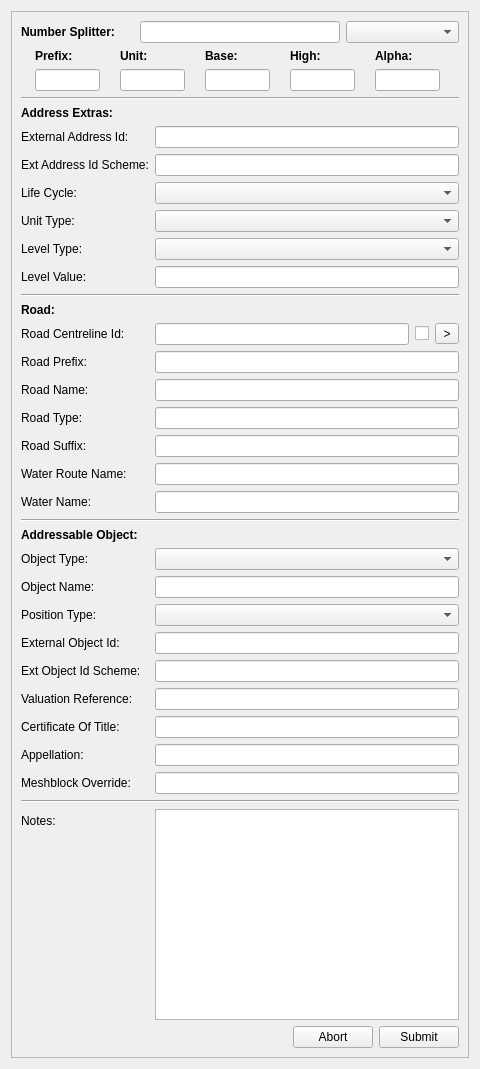
<?xml version="1.0" encoding="UTF-8"?>
<ui version="4.0">
 <class>EditFeatureDialog</class>
 <widget class="QWidget" name="EditFeatureDialog">
  <property name="geometry">
   <rect>
    <x>0</x>
    <y>0</y>
    <width>480</width>
    <height>1069</height>
   </rect>
  </property>
  <property name="windowTitle">
   <string>Form</string>
  </property>
  <layout class="QVBoxLayout" name="verticalLayout">
   <item>
    <widget class="QScrollArea" name="scrollArea">
     <property name="widgetResizable">
      <bool>true</bool>
     </property>
     <widget class="QWidget" name="scrollAreaWidgetContents_4">
      <property name="geometry">
       <rect>
        <x>0</x>
        <y>0</y>
        <width>460</width>
        <height>1049</height>
       </rect>
      </property>
      <layout class="QVBoxLayout" name="verticalLayout_2">
       <item>
        <layout class="QHBoxLayout" name="horizontalLayout_11">
         <item>
          <widget class="QLabel" name="label_44">
           <property name="font">
            <font>
             <weight>75</weight>
             <bold>true</bold>
            </font>
           </property>
           <property name="text">
            <string>Number Splitter:</string>
           </property>
          </widget>
         </item>
         <item>
          <widget class="QLineEdit" name="uFullNum">
           <property name="maximumSize">
            <size>
             <width>200</width>
             <height>16777215</height>
            </size>
           </property>
          </widget>
         </item>
         <item>
          <widget class="QComboBox" name="uAddressType"/>
         </item>
        </layout>
       </item>
       <item>
        <layout class="QGridLayout" name="gridLayout_4">
         <item row="0" column="2">
          <widget class="QLabel" name="label_39">
           <property name="font">
            <font>
             <weight>75</weight>
             <bold>true</bold>
            </font>
           </property>
           <property name="text">
            <string>Unit:</string>
           </property>
          </widget>
         </item>
         <item row="0" column="4">
          <widget class="QLabel" name="label_40">
           <property name="font">
            <font>
             <weight>75</weight>
             <bold>true</bold>
            </font>
           </property>
           <property name="text">
            <string>Base:</string>
           </property>
          </widget>
         </item>
         <item row="0" column="8">
          <widget class="QLabel" name="label_41">
           <property name="font">
            <font>
             <weight>75</weight>
             <bold>true</bold>
            </font>
           </property>
           <property name="text">
            <string>Alpha:</string>
           </property>
          </widget>
         </item>
         <item row="0" column="0">
          <widget class="QLabel" name="label_42">
           <property name="font">
            <font>
             <weight>75</weight>
             <bold>true</bold>
            </font>
           </property>
           <property name="text">
            <string>Prefix:</string>
           </property>
          </widget>
         </item>
         <item row="0" column="6">
          <widget class="QLabel" name="label_43">
           <property name="font">
            <font>
             <weight>75</weight>
             <bold>true</bold>
            </font>
           </property>
           <property name="text">
            <string>High:</string>
           </property>
          </widget>
         </item>
         <item row="1" column="6">
          <widget class="QLineEdit" name="uHigh">
           <property name="maximumSize">
            <size>
             <width>65</width>
             <height>16777215</height>
            </size>
           </property>
           <property name="maxLength">
            <number>6</number>
           </property>
          </widget>
         </item>
         <item row="1" column="0">
          <widget class="QLineEdit" name="uPrefix">
           <property name="maximumSize">
            <size>
             <width>65</width>
             <height>16777215</height>
            </size>
           </property>
           <property name="text">
            <string/>
           </property>
           <property name="maxLength">
            <number>3</number>
           </property>
          </widget>
         </item>
         <item row="1" column="4">
          <widget class="QLineEdit" name="uBase">
           <property name="maximumSize">
            <size>
             <width>65</width>
             <height>16777215</height>
            </size>
           </property>
           <property name="inputMethodHints">
            <set>Qt::ImhNone</set>
           </property>
           <property name="maxLength">
            <number>6</number>
           </property>
          </widget>
         </item>
         <item row="1" column="2">
          <widget class="QLineEdit" name="uUnit">
           <property name="maximumSize">
            <size>
             <width>65</width>
             <height>16777215</height>
            </size>
           </property>
           <property name="maxLength">
            <number>6</number>
           </property>
          </widget>
         </item>
         <item row="1" column="8">
          <widget class="QLineEdit" name="uAlpha">
           <property name="maximumSize">
            <size>
             <width>65</width>
             <height>16777215</height>
            </size>
           </property>
           <property name="maxLength">
            <number>4</number>
           </property>
          </widget>
         </item>
        </layout>
       </item>
       <item>
        <widget class="Line" name="line">
         <property name="orientation">
          <enum>Qt::Horizontal</enum>
         </property>
        </widget>
       </item>
       <item>
        <layout class="QFormLayout" name="formLayout_5">
         <property name="fieldGrowthPolicy">
          <enum>QFormLayout::AllNonFixedFieldsGrow</enum>
         </property>
         <item row="0" column="0">
          <widget class="QLabel" name="label_45">
           <property name="font">
            <font>
             <weight>75</weight>
             <bold>true</bold>
            </font>
           </property>
           <property name="text">
            <string>Address Extras:</string>
           </property>
          </widget>
         </item>
         <item row="1" column="0">
          <widget class="QLabel" name="externalAddressIdLabel_5">
           <property name="text">
            <string>External Address Id:</string>
           </property>
          </widget>
         </item>
         <item row="1" column="1">
          <widget class="QLineEdit" name="uExternalAddId">
           <property name="text">
            <string/>
           </property>
           <property name="maxLength">
            <number>15</number>
           </property>
          </widget>
         </item>
         <item row="2" column="0">
          <widget class="QLabel" name="externalAddressIdSchemeLabel_5">
           <property name="text">
            <string>Ext Address Id Scheme:</string>
           </property>
          </widget>
         </item>
         <item row="2" column="1">
          <widget class="QLineEdit" name="uExternalAddressIdScheme">
           <property name="text">
            <string/>
           </property>
           <property name="maxLength">
            <number>100</number>
           </property>
          </widget>
         </item>
         <item row="3" column="0">
          <widget class="QLabel" name="lifeCycleLabel_5">
           <property name="text">
            <string>Life Cycle:</string>
           </property>
          </widget>
         </item>
         <item row="3" column="1">
          <widget class="QComboBox" name="ulifeCycle"/>
         </item>
         <item row="4" column="0">
          <widget class="QLabel" name="unitTypeLabel_5">
           <property name="text">
            <string>Unit Type:</string>
           </property>
          </widget>
         </item>
         <item row="4" column="1">
          <widget class="QComboBox" name="uUnitType"/>
         </item>
         <item row="5" column="0">
          <widget class="QLabel" name="levelTypeLabel_5">
           <property name="text">
            <string>Level Type:</string>
           </property>
          </widget>
         </item>
         <item row="5" column="1">
          <widget class="QComboBox" name="uLevelType"/>
         </item>
         <item row="6" column="0">
          <widget class="QLabel" name="levelValueLabel_5">
           <property name="text">
            <string>Level Value:</string>
           </property>
          </widget>
         </item>
         <item row="6" column="1">
          <widget class="QLineEdit" name="uLevelValue">
           <property name="maxLength">
            <number>40</number>
           </property>
          </widget>
         </item>
         <item row="7" column="0" colspan="2">
          <widget class="Line" name="line_14">
           <property name="orientation">
            <enum>Qt::Horizontal</enum>
           </property>
          </widget>
         </item>
         <item row="8" column="0">
          <widget class="QLabel" name="label_46">
           <property name="font">
            <font>
             <weight>75</weight>
             <bold>true</bold>
            </font>
           </property>
           <property name="text">
            <string>Road:</string>
           </property>
          </widget>
         </item>
         <item row="9" column="0">
          <widget class="QLabel" name="roadCentrelineIdLabel_5">
           <property name="font">
            <font>
             <weight>50</weight>
             <bold>false</bold>
            </font>
           </property>
           <property name="text">
            <string>Road Centreline Id:</string>
           </property>
          </widget>
         </item>
         <item row="9" column="1">
          <layout class="QHBoxLayout" name="horizontalLayout_12">
           <item>
            <widget class="QLineEdit" name="uRclId">
             <property name="readOnly">
              <bool>true</bool>
             </property>
            </widget>
           </item>
           <item>
            <widget class="QCheckBox" name="uPersistRcl">
             <property name="text">
              <string/>
             </property>
            </widget>
           </item>
           <item>
            <widget class="QToolButton" name="uGetRclToolButton">
             <property name="minimumSize">
              <size>
               <width>24</width>
               <height>0</height>
              </size>
             </property>
             <property name="maximumSize">
              <size>
               <width>24</width>
               <height>16777215</height>
              </size>
             </property>
             <property name="text">
              <string>&gt;</string>
             </property>
            </widget>
           </item>
          </layout>
         </item>
         <item row="10" column="0">
          <widget class="QLabel" name="roadPrefixLabel_5">
           <property name="text">
            <string>Road Prefix:</string>
           </property>
          </widget>
         </item>
         <item row="10" column="1">
          <widget class="QLineEdit" name="uRoadPrefix">
           <property name="maxLength">
            <number>20</number>
           </property>
          </widget>
         </item>
         <item row="11" column="0">
          <widget class="QLabel" name="roadNameLabel_5">
           <property name="font">
            <font>
             <weight>50</weight>
             <bold>false</bold>
            </font>
           </property>
           <property name="text">
            <string>Road Name:</string>
           </property>
          </widget>
         </item>
         <item row="11" column="1">
          <widget class="QLineEdit" name="uRoadName">
           <property name="maxLength">
            <number>150</number>
           </property>
          </widget>
         </item>
         <item row="12" column="0">
          <widget class="QLabel" name="roadTypeNameLabel_5">
           <property name="font">
            <font>
             <weight>50</weight>
             <bold>false</bold>
            </font>
           </property>
           <property name="text">
            <string>Road Type:</string>
           </property>
          </widget>
         </item>
         <item row="12" column="1">
          <widget class="QLineEdit" name="uRoadTypeName">
           <property name="maxLength">
            <number>40</number>
           </property>
          </widget>
         </item>
         <item row="13" column="0">
          <widget class="QLabel" name="roadSuffixLabel_5">
           <property name="font">
            <font>
             <weight>50</weight>
             <bold>false</bold>
            </font>
           </property>
           <property name="text">
            <string>Road Suffix:</string>
           </property>
          </widget>
         </item>
         <item row="13" column="1">
          <widget class="QLineEdit" name="uRoadSuffix">
           <property name="maxLength">
            <number>40</number>
           </property>
          </widget>
         </item>
         <item row="14" column="0">
          <widget class="QLabel" name="waterRouteNameLabel_5">
           <property name="text">
            <string>Water Route Name:</string>
           </property>
          </widget>
         </item>
         <item row="14" column="1">
          <widget class="QLineEdit" name="uWaterRouteName">
           <property name="maxLength">
            <number>100</number>
           </property>
          </widget>
         </item>
         <item row="15" column="0">
          <widget class="QLabel" name="waterNameLabel_5">
           <property name="text">
            <string>Water Name:</string>
           </property>
          </widget>
         </item>
         <item row="15" column="1">
          <widget class="QLineEdit" name="uWaterName">
           <property name="maxLength">
            <number>100</number>
           </property>
          </widget>
         </item>
         <item row="16" column="0" colspan="2">
          <widget class="Line" name="line_15">
           <property name="orientation">
            <enum>Qt::Horizontal</enum>
           </property>
          </widget>
         </item>
         <item row="17" column="0">
          <widget class="QLabel" name="label_47">
           <property name="font">
            <font>
             <weight>75</weight>
             <bold>true</bold>
             <underline>false</underline>
            </font>
           </property>
           <property name="text">
            <string>Addressable Object:</string>
           </property>
          </widget>
         </item>
         <item row="18" column="0">
          <widget class="QLabel" name="objectTypeLabel_5">
           <property name="font">
            <font>
             <weight>50</weight>
             <bold>false</bold>
            </font>
           </property>
           <property name="text">
            <string>Object Type:</string>
           </property>
          </widget>
         </item>
         <item row="18" column="1">
          <widget class="QComboBox" name="uObjectType"/>
         </item>
         <item row="19" column="0">
          <widget class="QLabel" name="objectNameLabel_5">
           <property name="text">
            <string>Object Name:</string>
           </property>
          </widget>
         </item>
         <item row="19" column="1">
          <widget class="QLineEdit" name="uObjectName">
           <property name="maxLength">
            <number>250</number>
           </property>
          </widget>
         </item>
         <item row="20" column="0">
          <widget class="QLabel" name="label_49">
           <property name="text">
            <string>Position Type:</string>
           </property>
          </widget>
         </item>
         <item row="20" column="1">
          <widget class="QComboBox" name="uPositionType"/>
         </item>
         <item row="21" column="0">
          <widget class="QLabel" name="externalObjectIdLabel_5">
           <property name="text">
            <string>External Object Id:</string>
           </property>
          </widget>
         </item>
         <item row="21" column="1">
          <widget class="QLineEdit" name="uExternalObjectId">
           <property name="maxLength">
            <number>15</number>
           </property>
          </widget>
         </item>
         <item row="22" column="0">
          <widget class="QLabel" name="extObjectIdSchemeLabel_5">
           <property name="text">
            <string>Ext Object Id Scheme:</string>
           </property>
          </widget>
         </item>
         <item row="22" column="1">
          <widget class="QLineEdit" name="uExtObjectIdScheme">
           <property name="maxLength">
            <number>100</number>
           </property>
          </widget>
         </item>
         <item row="23" column="0">
          <widget class="QLabel" name="valuationReferenceLabel_5">
           <property name="text">
            <string>Valuation Reference:</string>
           </property>
          </widget>
         </item>
         <item row="23" column="1">
          <widget class="QLineEdit" name="uValuationReference">
           <property name="baseSize">
            <size>
             <width>0</width>
             <height>50</height>
            </size>
           </property>
           <property name="maxLength">
            <number>30</number>
           </property>
          </widget>
         </item>
         <item row="24" column="0">
          <widget class="QLabel" name="certificateOfTitleLabel_5">
           <property name="text">
            <string>Certificate Of Title:</string>
           </property>
          </widget>
         </item>
         <item row="24" column="1">
          <widget class="QLineEdit" name="uCertificateOfTitle">
           <property name="maxLength">
            <number>20</number>
           </property>
          </widget>
         </item>
         <item row="25" column="0">
          <widget class="QLabel" name="appellationLabel_5">
           <property name="text">
            <string>Appellation:</string>
           </property>
          </widget>
         </item>
         <item row="25" column="1">
          <widget class="QLineEdit" name="uAppellation">
           <property name="maxLength">
            <number>500</number>
           </property>
          </widget>
         </item>
         <item row="26" column="0">
          <widget class="QLabel" name="label">
           <property name="text">
            <string>Meshblock Override:</string>
           </property>
          </widget>
         </item>
         <item row="26" column="1">
          <widget class="QLineEdit" name="uMblkOverride"/>
         </item>
         <item row="27" column="0" colspan="2">
          <widget class="Line" name="line_16">
           <property name="orientation">
            <enum>Qt::Horizontal</enum>
           </property>
          </widget>
         </item>
         <item row="28" column="0">
          <widget class="QLabel" name="label_48">
           <property name="text">
            <string>Notes:</string>
           </property>
          </widget>
         </item>
         <item row="28" column="1">
          <widget class="QPlainTextEdit" name="uNotes">
           <property name="sizePolicy">
            <sizepolicy hsizetype="Expanding" vsizetype="Expanding">
             <horstretch>0</horstretch>
             <verstretch>0</verstretch>
            </sizepolicy>
           </property>
           <property name="minimumSize">
            <size>
             <width>0</width>
             <height>20</height>
            </size>
           </property>
           <property name="maximumSize">
            <size>
             <width>16777215</width>
             <height>16777215</height>
            </size>
           </property>
           <property name="baseSize">
            <size>
             <width>0</width>
             <height>0</height>
            </size>
           </property>
          </widget>
         </item>
        </layout>
       </item>
       <item>
        <layout class="QHBoxLayout" name="horizontalLayout_13">
         <item>
          <spacer name="horizontalSpacer_4">
           <property name="orientation">
            <enum>Qt::Horizontal</enum>
           </property>
           <property name="sizeHint" stdset="0">
            <size>
             <width>40</width>
             <height>20</height>
            </size>
           </property>
          </spacer>
         </item>
         <item>
          <widget class="QPushButton" name="uAbort">
           <property name="text">
            <string>Abort</string>
           </property>
          </widget>
         </item>
         <item>
          <widget class="QPushButton" name="uSubmitAddressButton">
           <property name="text">
            <string>Submit</string>
           </property>
          </widget>
         </item>
        </layout>
       </item>
      </layout>
     </widget>
    </widget>
   </item>
  </layout>
 </widget>
 <resources/>
 <connections/>
</ui>
